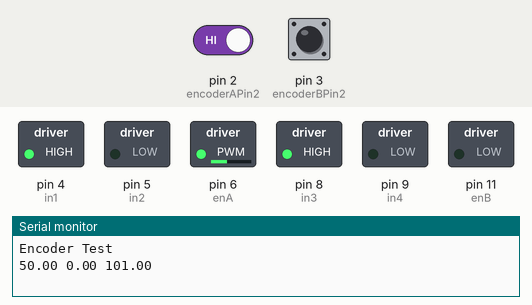
The sketch below on a simulated Arduino Uno, built with avr-gcc and run on an emulated ATmega328P. On the bench: switched loads named in the sketch (green lamp = pin HIGH), the last lines printed to the serial monitor. The inputs (shaded band) are chosen by the test bench; at power-on: pin 2 (encoderAPin2) HIGH, pin 3 (encoderBPin2) HIGH.

Above: at 0.05 s.
At 7.75 s:
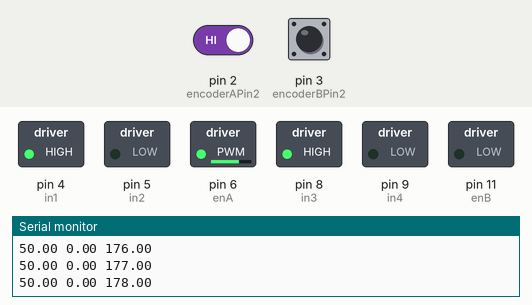
At 15.5 s:
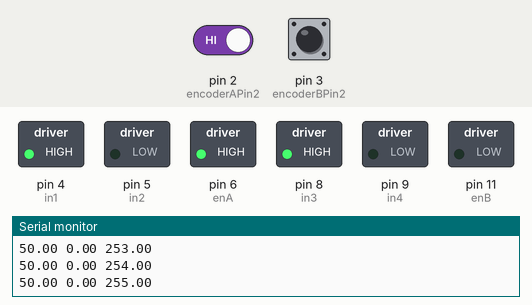
Timing chart, 0 to 17.0 s (numbered marks = the images above):
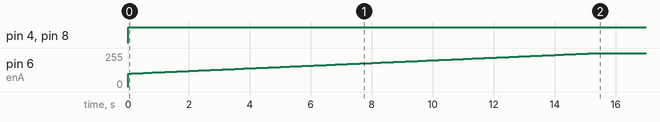

Measured:
- by itself, pin 4 (in1), pin 8 (in3): LOW → HIGH at 0.00 s
- by itself, pin 6 (enA): moves from 0/255 to 255/255 over 15.4 s

The sketch:

motor_test.ino
```cpp
#include "MPID.h"

#define ENCODER_CPR 646

volatile long encoderValueA = 0;
volatile long encoderValueB = 0;
double rpmA = 0;
double rpmB = 0;
int dirA = 0;
int dirB = 0;
double setPointA = 50;
double setPointB = 0;
double outputA = 0;
double outputB = 0;

// Motor A connections
int enA = 6;
int in1 = 4;
int in2 = 5;
// Motor A encoder
int encoderAPin1 = 10;
int encoderAPin2 = 2;
// Motor B connections
int enB = 11;
int in3 = 8;
int in4 = 9;
// Motor B encoder
int encoderBPin1 = 7;
int encoderBPin2 = 3;

// PID constants
double Kp = 2.0, Ki = 0.2, Kd = 0.0;

// Instantiate the PID controller
MPID motorAPID(&rpmA, &outputA, &setPointA, Kp, Ki, Kd);


void setup() {
  Serial.begin(9600);
  Serial.println("Encoder Test");


  // Encoders pins setup
  pinMode(encoderAPin2, INPUT_PULLUP);
  pinMode(encoderBPin1, INPUT_PULLUP);
  attachInterrupt(digitalPinToInterrupt(encoderAPin2), updateEncoderA, RISING);
  attachInterrupt(digitalPinToInterrupt(encoderBPin2), updateEncoderB, RISING);

  // Set all the motor control pins to outputs
  pinMode(enA, OUTPUT);
  pinMode(enB, OUTPUT);
  pinMode(in1, OUTPUT);
  pinMode(in2, OUTPUT);
  pinMode(in3, OUTPUT);
  pinMode(in4, OUTPUT);

  // Turn off motors - Initial state
  digitalWrite(in1, LOW);
  digitalWrite(in2, LOW);
  digitalWrite(in3, LOW);
  digitalWrite(in4, LOW);

  setupTimer1();


  // Initialize PID controller
  motorAPID.setSampleTime(100);       // Sample time of 100ms
  motorAPID.setOutputLimits(0, 255);  // Output limits to match Arduino PWM range
}

void loop() {


  if (motorAPID.calculate()) {
    // Apply the PID output to the motor
    setMotorsSpeed(1, 1);

    // For debugging purposes
    // Serial.print("Setpoint: ");
    Serial.print(setPointA);
    Serial.print(" ");
    // Serial.print("\t Input: ");
    Serial.print(rpmA);
    Serial.print(" ");
    // Serial.print("\t Output: ");
    Serial.println(outputA);
  }


  // // Serial.print(dirA);
  // Serial.print(rpmA);
  // Serial.print("\t");
  // // Serial.print(dirB);
  // Serial.println(rpmB);

  // delay(500);
}

// This function tests both motors
void testMotors() {
  directionControl();
  delay(1000);
  speedControl();
  delay(1000);
}

void setMotorsSpeed(int directionA, int directionB) {

  analogWrite(enA, outputA);
  analogWrite(enB, outputB);

  if (directionA > 0) {
    digitalWrite(in1, HIGH);
    digitalWrite(in2, LOW);
  } else {
    digitalWrite(in1, LOW);
    digitalWrite(in2, HIGH);
  }

  if (directionB > 0) {
    digitalWrite(in3, HIGH);
    digitalWrite(in4, LOW);
  } else {
    digitalWrite(in3, LOW);
    digitalWrite(in4, HIGH);
  }
}

// This function lets you control spinning direction of motors
void directionControl() {
  // Set motors to maximum speed
  // For PWM maximum possible values are 0 to 255
  analogWrite(enA, 0);
  analogWrite(enB, 0);

  // Turn on motor A & B
  digitalWrite(in1, HIGH);
  digitalWrite(in2, LOW);
  digitalWrite(in3, HIGH);
  digitalWrite(in4, LOW);
  delay(2000);

  // Now change motor directions
  digitalWrite(in1, LOW);
  digitalWrite(in2, HIGH);
  digitalWrite(in3, LOW);
  digitalWrite(in4, HIGH);
  delay(2000);

  // Turn off motors
  digitalWrite(in1, LOW);
  digitalWrite(in2, LOW);
  digitalWrite(in3, LOW);
  digitalWrite(in4, LOW);
}

// This function lets you control speed of the motors
void speedControl() {
  // Turn on motors
  digitalWrite(in1, LOW);
  digitalWrite(in2, HIGH);
  digitalWrite(in3, LOW);
  digitalWrite(in4, HIGH);

  // Accelerate from zero to maximum speed
  for (int i = 0; i < 256; i++) {
    analogWrite(enA, i);
    analogWrite(enB, i);
    delay(20);
  }

  // Decelerate from maximum speed to zero
  for (int i = 255; i >= 0; --i) {
    analogWrite(enA, i);
    analogWrite(enB, i);
    delay(20);
  }

  // Now turn off motors
  digitalWrite(in1, LOW);
  digitalWrite(in2, LOW);
  digitalWrite(in3, LOW);
  digitalWrite(in4, LOW);
}

void calculateSpeed() {

  // Convert revolutions to RPM.
  rpmA = encoderValueA * 300 / ENCODER_CPR;
  encoderValueA = 0;

  rpmB = encoderValueB * 300 / ENCODER_CPR;
  encoderValueB = 0;
}

void setupTimer1() {
  noInterrupts();  // Disable all interrupts

  // Clear registers
  TCCR1A = 0;
  TCCR1B = 0;
  TCNT1 = 0;

  // Set compare match register to desired timer count:
  // F_CPU / Prescaler / Desired frequency - 5
  // Example for 5Hz (5 times per second interval) with a 256 prescaler:
  // 16000000 / 256 / 5Hz - 1 = 12499
  OCR1A = 12499;  // Set compare match register
  // OCR1A = 62499; // Set compare match register

  // Turn on CTC mode
  TCCR1B |= (1 << WGM12);
  // Set CS12, CS11 and CS10 bits for 256 prescaler
  TCCR1B |= (1 << CS12);
  // Enable timer compare interrupt
  TIMSK1 |= (1 << OCIE1A);

  interrupts();  // Enable all interrupts
}

ISR(TIMER1_COMPA_vect) {
  // Your periodic task here
  // Note: Keep this function short and efficient
  calculateSpeed();
}

void updateEncoderA() {
  int a = digitalRead(encoderAPin1);

  if (a > 0) {
    dirA = 1;
  } else {
    dirA = -1;
  }
  // increment value for each pulse
  encoderValueA++;
}

void updateEncoderB() {
  int a = digitalRead(encoderBPin1);

  if (a > 0) {
    dirB = 1;
  } else {
    dirB = -1;
  }

  // increment value for each pulse
  encoderValueB++;
}
```

MPID.cpp
```cpp
#include "MPID.h"
#include "Arduino.h"

MPID::MPID(double* input, double* output, double* setpoint, double Kp, double Ki, double Kd) {
  this->_input = input;
  this->_output = output;
  this->_setpoint = setpoint;

  // Set PID coefficients
  _kp = Kp;
  _ki = Ki;
  _kd = Kd;

  // Call init to set up initial conditions and defaults
  init();
}

void MPID::init() {
  // Initialize PID controller variables
  _lastInput = *_input;
  _integral = 0;
  _outputSum = 0; // Reset the output sum to 0 for a clean start
  _previousError = 0;

  // Set default output limits to match Arduino PWM limits
  setOutputLimits(0, 255);

  // Set default Controller Sample Time to 0.1 seconds (100 milliseconds)
  _sampleTime = 100;

  // Initialize _lastTime to ensure the first call to calculate() runs immediately
  _lastTime = millis() - _sampleTime;

  // Ensure the initial output and integral are within the specified limits
  if (*_output > _outMax) *_output = _outMax;
  else if (*_output < _outMin) *_output = _outMin;

  if (_outputSum > _outMax) _outputSum = _outMax;
  else if (_outputSum < _outMin) _outputSum = _outMin;
}

bool MPID::calculate() {
  if ((millis() - _lastTime) >= _sampleTime) {

    double input = *this->_input;
    double error = *this->_setpoint - input;

    // integral
    _integral += _ki * error * (_sampleTime / 1000.0); // Integrate error over time

    // Prevent integral windup
    if (_integral > _outMax) _integral = _outMax;
    else if (_integral < _outMin) _integral = _outMin;

    double dInput = input - _lastInput;
    /*
    *   Proportional = _kp * error
    *   Integral = _ki * error * (_sampleTime / 1000.0)   [using += for acumulation]
    *   Derivative = _kd * dInput / (_sampleTime / 1000.0)
    */
    double output = _kp * error + _integral - _kd * dInput / (_sampleTime / 1000.0);

    if (output > _outMax) output = _outMax; // Clamp output
    else if (output < _outMin) output = _outMin;

    *this->_output = output;

    _lastInput = input;
    _lastTime = millis();

    // Serial.print("min: ");
    // Serial.print(_outMin);
    // Serial.print("   max: ");
    // Serial.println(_outMax);
    return true; // Indicate a new output value is computed
  }
  return false; // No computation done
}

void MPID::setConstants(double Kp, double Ki, double Kd) {
  double sampleTimeInSec = ((double)_sampleTime) / 1000;
  _kp = Kp;
  _ki = Ki * sampleTimeInSec;
  _kd = Kd / sampleTimeInSec;
}

void MPID::setSampleTime(int NewSampleTime) {
  if (NewSampleTime > 0) {
    double ratio = (double)NewSampleTime / (double)_sampleTime;
    _ki *= ratio;
    _kd /= ratio;
    _sampleTime = (unsigned long)NewSampleTime;
  }
}

void MPID::setOutputLimits(double Min, double Max) {
  if (Min >= Max) return;
  _outMin = Min;
  _outMax = Max;

  if (*_output > _outMax) *_output = _outMax;
  else if (*_output < _outMin) *_output = _outMin;

  if (_outputSum > _outMax) _outputSum = _outMax;
  else if (_outputSum < _outMin) _outputSum = _outMin;
}
```

MPID.h
```cpp
#ifndef MPID_h
#define MPID_h


class MPID {
  public:
    // Constructor
    MPID(double*, double*, double*, double, double, double);

    bool calculate();
    void setConstants(double, double, double);
    void setSampleTime(int);
    void setOutputLimits(double, double);


  private:
    void init();

    double _kp, _ki, _kd; // PID coefficients
    double _integral, _previousError; // To store integral and last error for calculations.
    unsigned long _lastTime; // To store the last time the PID was calculated.

    double *_input, *_output, *_setpoint;

	  double _outputSum, _lastInput;

	  unsigned long _sampleTime;
	  double _outMin, _outMax;

};

#endif
```
